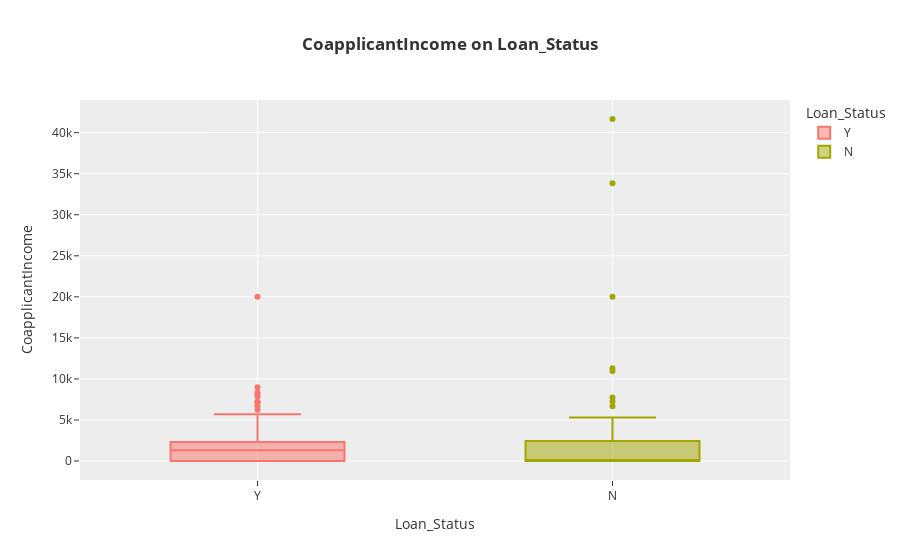

Notebook source saved alongside this figure:
### Markdown cell above
Visualize about the value of the `Co applicant Income` column

### Code cell
px.box(df_clean,x='Loan_Status',y='CoapplicantIncome',
       color='Loan_Status',template='ggplot2',
       labels={'Loan_Status':'Loan_Status',
               'CoapplicantIncome':'CoapplicantIncome'},
       title="<b>CoapplicantIncome on Loan_Status")

### Figure 1 — Plotly figure (JSON) as saved in the notebook; plotly's stock layout.template omitted (floating-point values rounded to 4 significant figures; data arrays with more than 128 entries replaced by an {"elided": "..."} marker saying what was removed)
{"data": [{"alignmentgroup": "True", "hovertemplate": "Loan_Status=%{x}<br>CoapplicantIncome=%{y}<extra></extra>", "legendgroup": "Y", "marker": {"color": "#F8766D"}, "name": "Y", "notched": false, "offsetgroup": "Y", "orientation": "v", "showlegend": true, "type": "box", "x": {"elided": "405 str values"}, "x0": " ", "xaxis": "x", "y": {"elided": "405 float values"}, "y0": " ", "yaxis": "y"}, {"alignmentgroup": "True", "hovertemplate": "Loan_Status=%{x}<br>CoapplicantIncome=%{y}<extra></extra>", "legendgroup": "N", "marker": {"color": "#A3A500"}, "name": "N", "notched": false, "offsetgroup": "N", "orientation": "v", "showlegend": true, "type": "box", "x": {"elided": "181 str values"}, "x0": " ", "xaxis": "x", "y": {"elided": "181 int values"}, "y0": " ", "yaxis": "y"}], "layout": {"boxmode": "overlay", "legend": {"title": {"text": "Loan_Status"}, "tracegroupgap": 0}, "title": {"text": "<b>CoapplicantIncome on Loan_Status"}, "xaxis": {"anchor": "y", "categoryarray": ["Y", "N"], "categoryorder": "array", "domain": [0, 1], "title": {"text": "Loan_Status"}}, "yaxis": {"anchor": "x", "domain": [0, 1], "title": {"text": "CoapplicantIncome"}}}}
